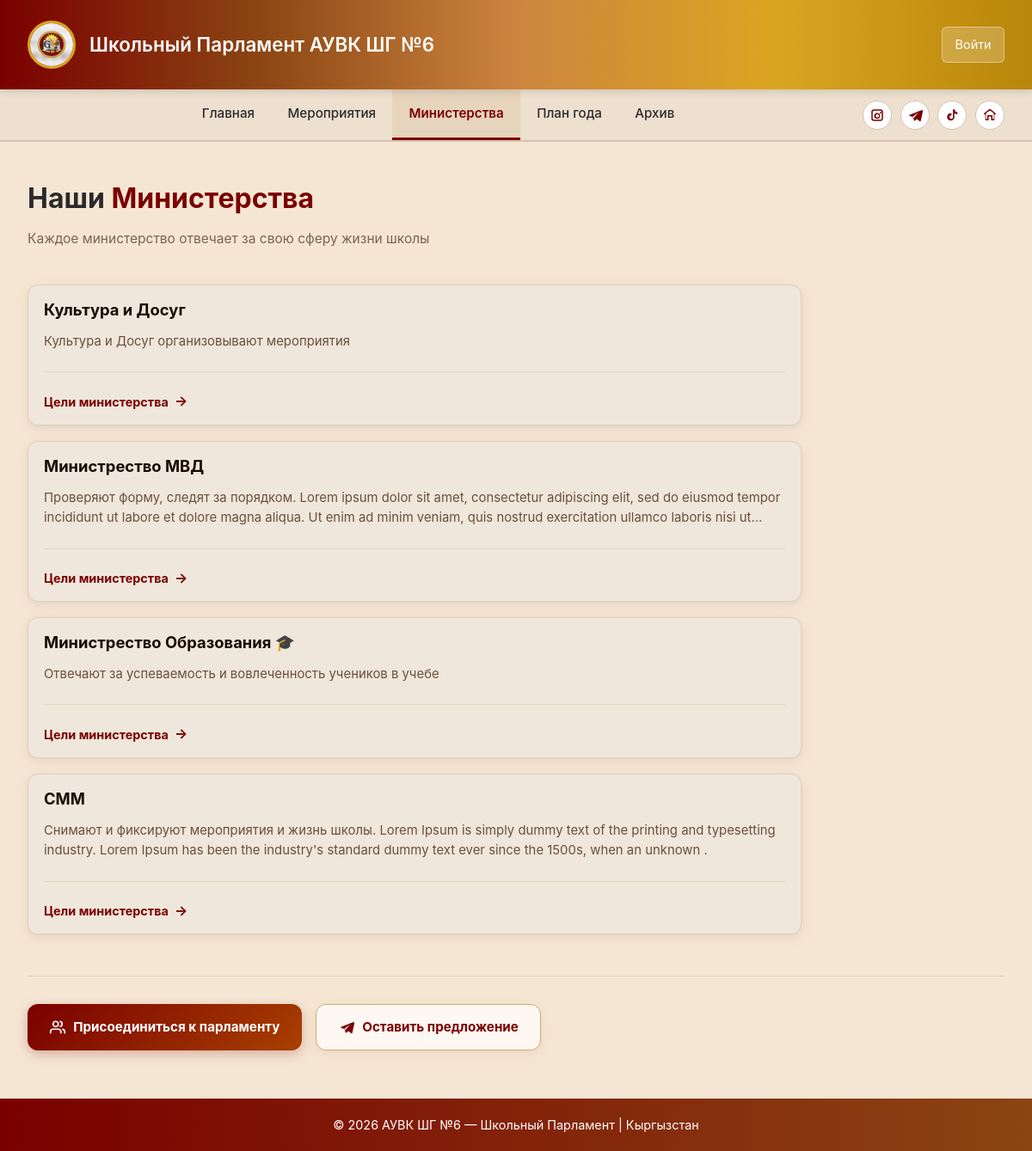
Page /events/ministries/ on the committed database.
### apps/ministries/models.py (models this page shows, shortened)
class Ministries(models.Model):
    name = models.CharField(max_length=50,blank=False,null=False)
    description = models.TextField(blank=False)
    image = models.ImageField(upload_to='images',blank=True)
    class Meta:
        verbose_name = 'Министерство'
        verbose_name_plural = 'Министерства'

### apps/events/views.py (the view)
# urls.py: path("ministries/", views.ministries_list, name="ministries_list"),
def ministries_list(request):
    ministries = Ministries.objects.all()
    return render(request, "events/ministries_list.html", {"ministries": ministries})

### templates/events/ministries_list.html (shortened to what this page needs)
{% extends "base_parlament.html" %}
{% load static %}
{% block content %}
<div class="page-header">
    <h2>Наши <span>Министерства</span></h2>
    <p class="page-subtitle">Каждое министерство отвечает за свою сферу жизни школы</p>
</div>
<div class="ministries-list">
    {% for ministry in ministries %}
<div class="ministry-card">
    <div class="ministry-body">
        <div class="ministry-name">{{ ministry.name }}</div>
        <div class="ministry-description">{{ ministry.description }}</div>
        <hr class="ministry-divider">
        <a href="{% url 'ministry_detail' ministry.pk %}" class="ministry-goals-link">
            Цели министерства <span class="arrow">→</span>
        </a>
    </div>
</div>
{% empty %}
    <p style="color:#999;">Министерства пока не добавлены.</p>
    {% endfor %}
</div>
<div class="cta-section">
    <a href="https://forms.google.com/YOUR_FORM_LINK" target="_blank" rel="noopener noreferrer" class="cta-btn primary">
        <svg viewBox="0 0 24 24" fill="none" stroke="currentColor" stroke-width="2.2" stroke-linecap="round" stroke-linejoin="round">
            <path d="M17 21v-2a4 4 0 0 0-4-4H5a4 4 0 0 0-4 4v2"/>
            <circle cx="9" cy="7" r="4"/>
            <path d="M23 21v-2a4 4 0 0 0-3-3.87"/>
            <path d="M16 3.13a4 4 0 0 1 0 7.75"/>
        </svg>
        Присоединиться к парламенту
    </a>
    <a href="https://t.me/YOUR_BOT" target="_blank" rel="noopener noreferrer" class="cta-btn secondary">
        <svg viewBox="0 0 24 24" fill="currentColor">
            <path d="M21.8 4.3L3.8 11.3a1 1 0 0 0 .1 1.9l4.6 1.4 1.8 5.4a1 1 0 0 0 1.6.4l2.7-2.5 4.7 3.5a1 1 0 0 0 1.6-.6l3.2-14.5a1 1 0 0 0-1.3-1.9zM9.1 13.9l8.2-6.1-6.4 7.4-.2 2.9-1.2-3.4-2.7-.8z"/>
        </svg>
        Оставить предложение
    </a>
</div>
{% endblock %}

### templates/base_parlament.html (style rules this page uses)
* { margin: 0; padding: 0; box-sizing: border-box; }
body { font-family: -apple-system, BlinkMacSystemFont, 'Segoe UI', Roboto, Arial, sans-serif; background: #f5e6d3; color: #2a2a2a; line-height: 1.6; }
h2, h3 { margin-bottom: .6rem; }

### templates/events/ministries_list.html (style rules this page uses)
.page-header { margin-bottom: 2.5rem; }
.page-header h2 { font-size: 2rem; font-weight: 700; color: #2a2a2a; }
.page-header h2 span { color: #7A0000; }
.page-subtitle { color: #7a6355; font-size: .97rem; margin-top: .3rem; }
.ministries-list { display: flex; flex-direction: column; gap: 1.1rem; margin-bottom: 3rem; }
.ministry-card { display: flex; align-items: stretch; background: #efe7dc; border-radius: 12px; overflow: hidden; border: 1px solid #e0d0bc; box-shadow: 0 4px 16px rgba(122,0,0,0.07), 0 1px 4px rgba(0,0,0,0.04); transition: box-shadow 0.2s, transform 0.2s; max-width: 900px; }
.ministry-name { font-size: 1.15rem; font-weight: 700; color: #1a0a00; margin-bottom: .35rem; }
.ministry-body { padding: 14px 18px; display: flex; flex-direction: column; justify-content: center; flex: 1; gap: 5px; overflow: hidden; }
.ministry-description { font-size: .93rem; color: #6b4f3a; line-height: 1.6; margin-bottom: 1.1rem; display: -webkit-box; -webkit-line-clamp: 2; -webkit-box-orient: vertical; overflow: hidden; }
.ministry-divider { border: none; border-top: 1px solid #e6d4bd; margin-bottom: 1rem; }
.ministry-goals-link { display: inline-flex; align-items: center; gap: .45rem; color: #7A0000; font-weight: 700; font-size: .9rem; text-decoration: none; transition: gap .22s ease; }
.ministry-goals-link .arrow { display: inline-block; transition: transform .22s ease; font-size: 1rem; }
.cta-section { display: flex; gap: 1rem; flex-wrap: wrap; margin-top: 1rem; padding-top: 2rem; border-top: 1px solid #e0cfbb; }
.cta-btn { display: inline-flex; align-items: center; gap: .6rem; padding: .85rem 1.6rem; border-radius: 12px; font-size: .95rem; font-weight: 700; text-decoration: none; transition: transform .25s ease, box-shadow .25s ease; cursor: pointer; }
.cta-btn svg { width: 18px; height: 18px; flex-shrink: 0; }
.cta-btn.primary { background: linear-gradient(135deg, #7A0000, #a84000); color: #fff; box-shadow: 0 4px 14px rgba(122,0,0,.25); }
.cta-btn.secondary { background: #fdf8f2; color: #7A0000; border: 1.5px solid #d4a96a; box-shadow: 0 4px 14px rgba(122,0,0,.07); }

### rows in the picture
Ministries: name "Культура и Досуг", description "Культура и Досуг организовывают мероприятия"
Ministries: name "Министрество МВД", description "Проверяют форму, следят за порядком. Lorem ipsum dolor sit amet, consectetur adipiscing elit, sed do eiusmod tempor incididunt ut labore et dolore magna aliqua. Ut enim ad minim veniam, quis nostrud exercitation ullamco laboris nisi…"
Ministries: name "Министрество Образования 🎓", description "Отвечают за успеваемость и вовлеченность учеников в учебе"
Ministries: name "СММ", description "Снимают и фиксируют мероприятия и жизнь школы. Lorem Ipsum is simply dummy text of the printing and typesetting industry. Lorem Ipsum has been the industry's standard dummy text ever since the 1500s, when an unknown ."
